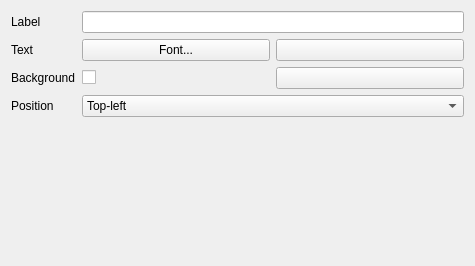
<?xml version="1.0" encoding="UTF-8"?>
<ui version="4.0">
 <class>AnimationLayoutItemProps</class>
 <widget class="QWidget" name="AnimationLayoutItemProps">
  <property name="geometry">
   <rect>
    <x>0</x>
    <y>0</y>
    <width>475</width>
    <height>266</height>
   </rect>
  </property>
  <property name="windowTitle">
   <string>Form</string>
  </property>
  <layout class="QFormLayout" name="formLayout">
   <property name="fieldGrowthPolicy">
    <enum>QFormLayout::AllNonFixedFieldsGrow</enum>
   </property>
   <item row="0" column="0">
    <widget class="QLabel" name="lblLabel">
     <property name="text">
      <string>Label</string>
     </property>
    </widget>
   </item>
   <item row="0" column="1">
    <widget class="QLineEdit" name="editLabel"/>
   </item>
   <item row="1" column="0">
    <widget class="QLabel" name="lblText">
     <property name="text">
      <string>Text</string>
     </property>
    </widget>
   </item>
   <item row="1" column="1">
    <layout class="QHBoxLayout" name="horizontalLayout">
     <item>
      <widget class="QPushButton" name="btnFont">
       <property name="text">
        <string>Font...</string>
       </property>
      </widget>
     </item>
     <item>
      <widget class="QgsColorButton" name="btnTextColor">
       <property name="text">
        <string/>
       </property>
      </widget>
     </item>
    </layout>
   </item>
   <item row="2" column="0">
    <widget class="QLabel" name="lblBackground">
     <property name="text">
      <string>Background</string>
     </property>
    </widget>
   </item>
   <item row="2" column="1">
    <layout class="QHBoxLayout" name="horizontalLayout_2">
     <item>
      <widget class="QCheckBox" name="chkBackground">
       <property name="text">
        <string/>
       </property>
      </widget>
     </item>
     <item>
      <widget class="QgsColorButton" name="btnBackgroundColor">
       <property name="text">
        <string/>
       </property>
      </widget>
     </item>
    </layout>
   </item>
   <item row="3" column="0">
    <widget class="QLabel" name="lblPosition">
     <property name="text">
      <string>Position</string>
     </property>
    </widget>
   </item>
   <item row="3" column="1">
    <widget class="QComboBox" name="cboPosition">
     <item>
      <property name="text">
       <string>Top-left</string>
      </property>
     </item>
     <item>
      <property name="text">
       <string>Top-right</string>
      </property>
     </item>
     <item>
      <property name="text">
       <string>Bottom-left</string>
      </property>
     </item>
     <item>
      <property name="text">
       <string>Bottom-right</string>
      </property>
     </item>
    </widget>
   </item>
  </layout>
 </widget>
 <customwidgets>
  <customwidget>
   <class>QgsColorButton</class>
   <extends>QPushButton</extends>
   <header>qgscolorbutton.h</header>
  </customwidget>
 </customwidgets>
 <tabstops>
  <tabstop>editLabel</tabstop>
  <tabstop>btnBackgroundColor</tabstop>
  <tabstop>cboPosition</tabstop>
 </tabstops>
 <resources/>
 <connections/>
</ui>
